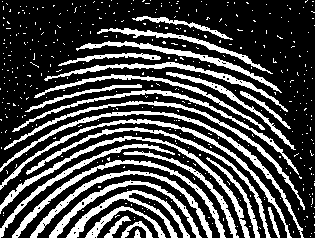
#> input picture Script/Lab 9/fp.tif, 315 x 238 px
$ python 'Task1(Eroding and Diluting Functions).py'
#> lines starting #> are read from the running program, lines starting #| are printed output that depends on the picture; after the words box and inside, x2 and y2 are one past the last pixel; in counts of white or black regions, pixels touching at a corner belong together
import numpy as np
import matplotlib.pyplot as plt
import cv2

def erosion(structuring_element, picture1_element):
    picture_element = picture1_element.copy()
    x, y = picture_element.shape
    sx, sy = structuring_element.shape
    lr, tb = sx // 2, sy // 2
    pad_picture_element =  np.pad(picture_element, ((lr, lr), (tb, tb)), 'constant')
    for i in range(x):
        for j in range(y):
            matrixofinterest = pad_picture_element[i:i+sx, j:j+sy]
            erode = False
            if picture_element[i, j] >= 20:
                boolmatrix = matrixofinterest >= structuring_element
                erode = np.any(boolmatrix == False)
            if(erode == True):
                picture_element[i, j] = 0

    return picture_element

def dilation(structuring_element, picture1_element):
    picture_element = picture1_element.copy()
    x, y = picture_element.shape
    sx, sy = structuring_element.shape
    lr, tb = sx // 2, sy // 2
    pad_picture_element =  np.pad(picture_element, ((lr, lr), (tb, tb)), 'constant')
    for i in range(x):
        for j in range(y):
            matrixofinterest = pad_picture_element[i:i+sx, j:j+sy]
            dilate = False
            boolmatrix = (matrixofinterest!= 0) & (structuring_element == 1)
            dilate = np.any(boolmatrix == True)
            if(dilate == True):
                picture_element[i, j] = 255
    return picture_element

img = cv2.imread(r'./fp.tif', cv2.IMREAD_GRAYSCALE)
#> img: shape (238, 315); 28.5% white; 414 white regions (387 under 20 px), largest, box (x1, y1, x2, y2) and area: (0, 111, 304, 238) 1388, (0, 136, 250, 238) 1372, (0, 119, 292, 238) 1337
cv2.imshow('Before Erosion', img)
# Showing Erosion
cv2.imshow('Erosion', erosion(cv2.getStructuringElement(cv2.MORPH_ELLIPSE, (4, 4)), img))
#> in erosion, `pad_picture_element =  np.pad(picture_element, ((lr, lr), (tb, tb)), '..`:
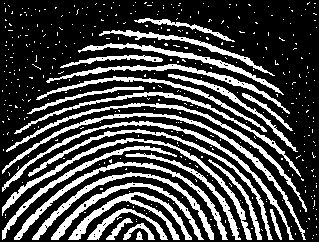
#> pad_picture_element: shape (242, 319); 27.7% white; 414 white regions (387 under 20 px), largest, box (x1, y1, x2, y2) and area: (2, 113, 306, 240) 1388, (2, 138, 252, 240) 1372, (2, 121, 294, 240) 1337
#> after the loop in erosion, `for i in range(x):`:
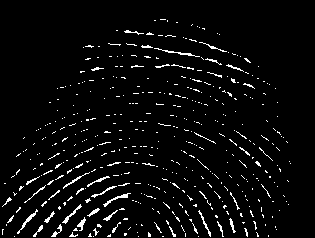
#> picture_element: shape (238, 315); 4.2% white in thin lines or dots, all inside (x1, y1, x2, y2) = (2, 19, 291, 237)
cv2.imshow('Erosion2', erosion(cv2.getStructuringElement(cv2.MORPH_RECT, (5, 5)), img))
#> after the loop in erosion (call 2), `for i in range(x):`:
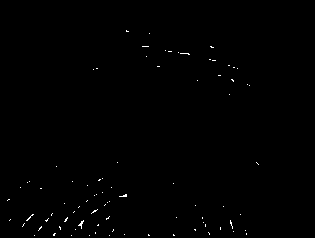
#> picture_element: shape (238, 315); 0.34% white in thin lines or dots, all inside (x1, y1, x2, y2) = (7, 30, 259, 236)
cv2.imshow('Erosion3', erosion(cv2.getStructuringElement(cv2.MORPH_CROSS, (5, 5)), img))
#> after the loop in erosion (call 3), `for i in range(x):`:
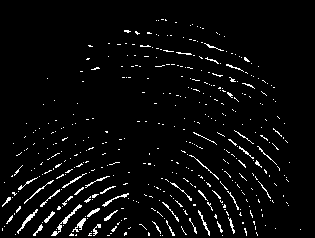
#> picture_element: shape (238, 315); 3.9% white in thin lines or dots, all inside (x1, y1, x2, y2) = (2, 19, 301, 236)
# Showing Dilation
cv2.imshow('Dilation', dilation(cv2.getStructuringElement(cv2.MORPH_CROSS, (3,3)), img))
#> in dilation, `pad_picture_element =  np.pad(picture_element, ((lr, lr), (tb, tb)), '..`:
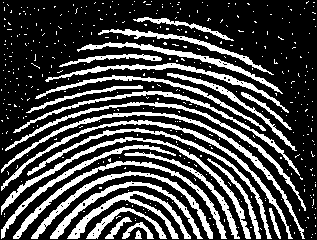
#> pad_picture_element: shape (240, 317); 28.1% white; 414 white regions (387 under 20 px), largest, box (x1, y1, x2, y2) and area: (1, 112, 305, 239) 1388, (1, 137, 251, 239) 1372, (1, 120, 293, 239) 1337
#> after the loop in dilation, `for i in range(x):`:
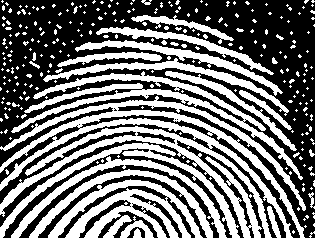
#> picture_element: shape (238, 315); 44.6% white; 278 white regions (248 under 20 px), largest, box (x1, y1, x2, y2) and area: (0, 96, 306, 238) 10524, (11, 71, 303, 180) 3789, (48, 179, 203, 238) 3651
cv2.imshow('Dilation', dilation(cv2.getStructuringElement(cv2.MORPH_ELLIPSE, (3,3)), img))
cv2.imshow('Dilation', dilation(cv2.getStructuringElement(cv2.MORPH_RECT, (3,3)), img))
#> after the loop in dilation (call 3), `for i in range(x):`:
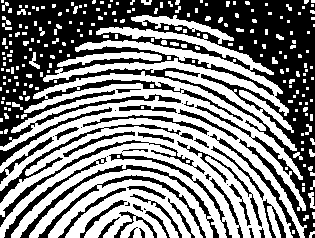
#> picture_element: shape (238, 315); 51.9% white; 51 black regions (12 under 20 px), largest, box (x1, y1, x2, y2) and area: (0, 0, 315, 238) 25299, (20, 165, 219, 238) 1075, (0, 140, 205, 227) 882
cv2.waitKey(0)
cv2.destroyAllWindows()

$ run again, with Script/Lab 9/broken_text.tif copied over Script/Lab 9/fp.tif
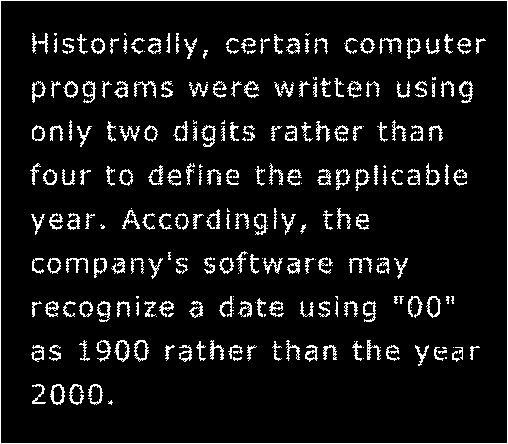
#> input picture Script/Lab 9/broken_text.tif, 508 x 444 px
#> img: shape (444, 508); 7.9% white in thin lines or dots
#> after the loop in dilation, `for i in range(x):`:
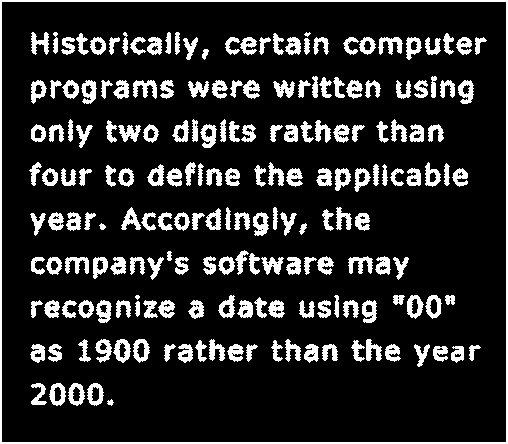
#> picture_element: shape (444, 508); 15.2% white; 194 white regions (2 under 20 px), largest, box (x1, y1, x2, y2) and area: (0, 0, 508, 444) 3792, (133, 80, 157, 99) 257, (378, 37, 403, 55) 251
#> after the loop in dilation (call 3), `for i in range(x):`:
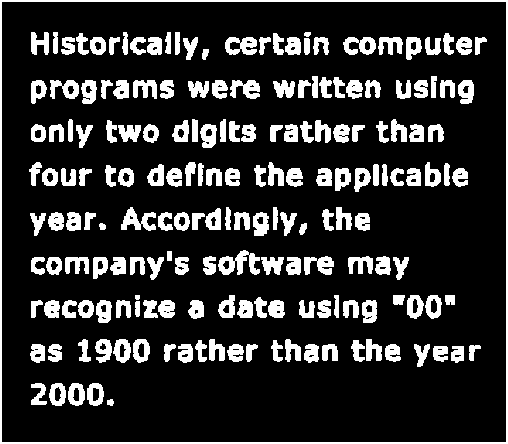
#> picture_element: shape (444, 508); 17.8% white; 186 white regions, largest, box (x1, y1, x2, y2) and area: (0, 0, 508, 444) 3792, (218, 250, 260, 275) 549, (121, 207, 156, 231) 418
